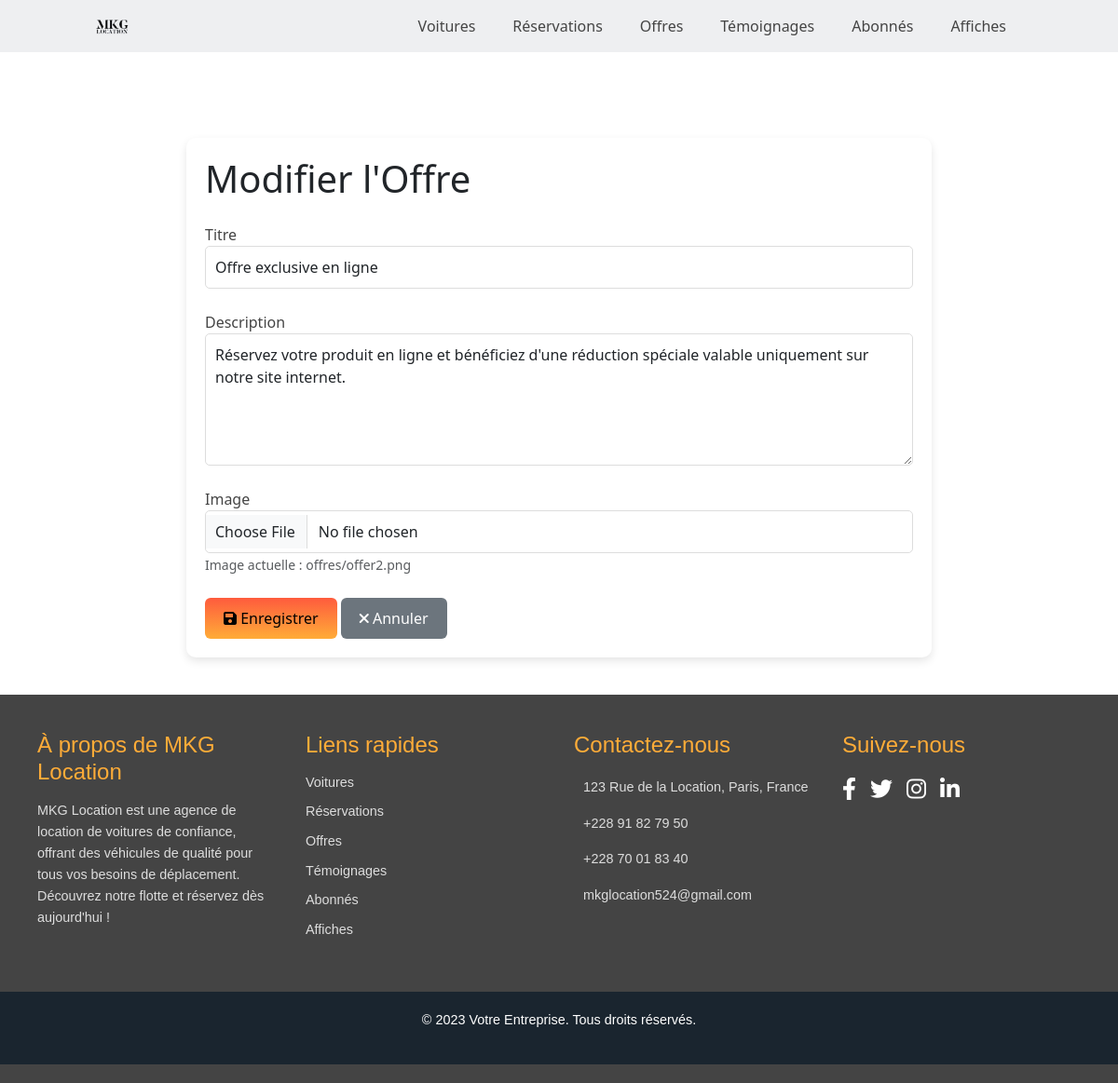
Page /offres/modifier/9/ on the committed database.
### vehicules/models.py (models this page shows, shortened)
class Offre(models.Model):
    titre = models.CharField(max_length=255)
    description = models.TextField()
    image = models.ImageField(upload_to='offres/')
    date_creation = models.DateTimeField(auto_now_add=True)

### vehicules/views.py (the view)
# urls.py: path('offres/modifier/<int:id>/', views.modifier_offre, name='modifier_offre'),
def modifier_offre(request, id):
    offre = get_object_or_404(Offre, id=id)
    if request.method == 'POST':
        form = OffreForm(request.POST, request.FILES, instance=offre)
        if form.is_valid():
            form.save()
            return redirect('liste_offres')
    else:
        form = OffreForm(instance=offre)
    return render(request, 'dashboard/offres/modifier_offre.html', {'form': form})

### vehicules/forms.py
class OffreForm(forms.ModelForm):
    class Meta:
        model = Offre
        fields = ['titre', 'description', 'image']

### vehicules/templates/dashboard/offres/modifier_offre.html (shortened to what this page needs)
{% load static %}
<!DOCTYPE html>
<html lang="fr">
<head>
    <link href="https://cdn.jsdelivr.net/npm/bootstrap@5.3.0/dist/css/bootstrap.min.css" rel="stylesheet">
    <link href="https://cdnjs.cloudflare.com/ajax/libs/font-awesome/6.0.0-beta3/css/all.min.css" rel="stylesheet">
</head>
<body>
    <header class="section">
        <div class="logo">
            <a href="{% url 'dashboard' %}">
                <img src="{% static 'images/logomkg.png' %}" alt="Logo MKG">
            </a>
        </div>
        <div class="navbar-container">
            <ul class="navbar">
                <li><a href="{% url 'liste_voitures' %}">Voitures</a></li>
                <li><a href="{% url 'liste_reservations' %}">Réservations</a></li>
                <li><a href="{% url 'liste_offres' %}">Offres</a></li>
                <li><a href="{% url 'liste_temoignages' %}">Témoignages</a></li>
                <li><a href="{% url 'liste_abonnes' %}">Abonnés</a></li>
                <li><a href="{% url 'liste_affiches' %}">Affiches</a></li>
            </ul>
        </div>
    </header>
    <main>
        <div class="container mt-5">
            <h1 class="mb-4">Modifier l'Offre</h1>
            <form method="post" enctype="multipart/form-data">
                <div class="form-group">
                    <label for="id_titre">Titre</label>
                    <input type="text" class="form-control" id="id_titre" name="titre" value="{{ form.titre.value }}" required>
                </div>
                <div class="form-group">
                    <label for="id_description">Description</label>
                    <textarea class="form-control" id="id_description" name="description" rows="5" required>{{ form.description.value }}</textarea>
                </div>
                <div class="form-group">
                    <label for="id_image">Image</label>
                    <input type="file" class="form-control" id="id_image" name="image">
                    {% if form.image.value %}
                    <small class="form-text text-muted">Image actuelle : {{ form.image.value }}</small>
                    {% endif %}
                </div>
                <button type="submit" class="btn btn-warning">
                    <i class="fas fa-save"></i> Enregistrer
                </button>
                <a href="{% url 'liste_offres' %}" class="btn btn-secondary">
                    <i class="fas fa-times"></i> Annuler
                </a>
            </form>
        </div>
    </main>
    <footer class="footer">
        <div class="footer-container">
            <div class="footer-section">
                <h3>À propos de MKG Location</h3>
                <p>MKG Location est une agence de location de voitures de confiance, offrant des véhicules de qualité pour tous vos besoins de déplacement. Découvrez notre flotte et réservez dès aujourd'hui !</p>
            </div>
            <div class="footer-section">
                <h3>Liens rapides</h3>
                <ul>
                    <li><a href="{% url 'liste_voitures' %}">Voitures</a></li>
                    <li><a href="{% url 'liste_reservations' %}">Réservations</a></li>
                    <li><a href="{% url 'liste_offres' %}">Offres</a></li>
                    <li><a href="{% url 'liste_temoignages' %}">Témoignages</a></li>
                    <li><a href="{% url 'liste_abonnes' %}">Abonnés</a></li>
                    <li><a href="{% url 'liste_affiches' %}">Affiches</a></li>
                </ul>
            </div>
           <div class="footer-section">
            <h3>Contactez-nous</h3>
            <ul>
                <li> 123 Rue de la Location, Paris, France</li>
                <li><a href="https://wa.me/22891827950" target="_blank"> +228 91 82 79 50</a></li>
                <li><a href="https://wa.me/22870018340" target="_blank"> +228 70 01 83 40</a></li>
                <li> mkglocation524@gmail.com</li>
            </ul>
        </div>
            <div class="footer-section">
                <h3>Suivez-nous</h3>
                <div class="social-icons">
                    <a href="#"><i class="fab fa-facebook-f"></i></a>
                    <a href="#"><i class="fab fa-twitter"></i></a>
                    <a href="#"><i class="fab fa-instagram"></i></a>
                    <a href="#"><i class="fab fa-linkedin-in"></i></a>
                </div>
            </div>
        </div>
        <div class="copyright">
            <p>&copy; 2023 Votre Entreprise. Tous droits réservés.</p>
        </div>
    </footer>
</body>
</html>

### vehicules/templates/dashboard/offres/modifier_offre.html (style rules this page uses)
header.section { position: fixed; top: 0; left: 0; right: 0; z-index: 1000; display: flex; align-items: center; justify-content: space-between; background: #eeeff1; padding: 15px 100px; transition: background 0.3s ease, padding 0.3s ease; }
.logo img { width: 40px; }
.navbar { display: flex; list-style: none; padding: 0; margin: 0; }
.navbar li { position: relative; }
.navbar a { font-size: 1rem; padding: 10px 20px; color: #444; font-weight: 500; text-decoration: none; }
.navbar a::after { content: ''; width: 0; height: 3px; background: linear-gradient(#fe5b3d, #ffac38); position: absolute; bottom: -4px; left: 0; transition: 0.5s; }
.footer { background: #444; color: #fff; padding: 40px 0 20px; font-family: "Poppins", sans-serif; }
.footer-container { display: grid; grid-template-columns: repeat(auto-fit, minmax(250px, 1fr)); gap: 2rem; padding: 0 40px; max-width: 1200px; margin: 0 auto; }
.footer-section { margin-bottom: 20px; }
.footer-section h3 { font-size: 1.5rem; margin-bottom: 15px; color: #ffac38; }
.footer-section p { font-size: 0.9rem; line-height: 1.6; color: #ddd; }
.footer-section ul { list-style: none; padding: 0; }
.footer-section ul li { margin-bottom: 10px; font-size: 0.9rem; color: #ddd; }
.footer-section ul li a { color: #ddd; text-decoration: none; transition: color 0.3s ease; }
.social-icons { display: flex; gap: 15px; }
.social-icons a { color: #fff; font-size: 1.5rem; transition: color 0.3s ease; }
.copyright { padding: 20px; display: flex; justify-content: center; align-items: center; background: #1a252f; margin-top: 20px; }
.copyright p { color: #fff; font-size: 0.9rem; }
main { padding-top: 100px; padding-bottom: 40px; }
.container { max-width: 800px; margin: 0 auto; padding: 20px; background: #fff; border-radius: 10px; box-shadow: 0 4px 10px rgba(0, 0, 0, 0.1); }
.form-group { margin-bottom: 1.5rem; }
.form-group label { font-weight: 500; color: #444; }
.form-control { border-radius: 5px; border: 1px solid #ddd; padding: 10px; transition: border-color 0.3s ease; }
.btn-warning { background: linear-gradient(#fe5b3d, #ffac38); border: none; padding: 10px 20px; font-size: 1rem; font-weight: 500; transition: background 0.3s ease; }
.btn-secondary { background: #6c757d; border: none; padding: 10px 20px; font-size: 1rem; font-weight: 500; transition: background 0.3s ease; }

### rows in the picture
Offre: titre "Offre exclusive en ligne", description "Réservez votre produit en ligne et bénéficiez d'une réduction spéciale valable uniquement sur notre site internet.", image.value "offres/offer2.png"
